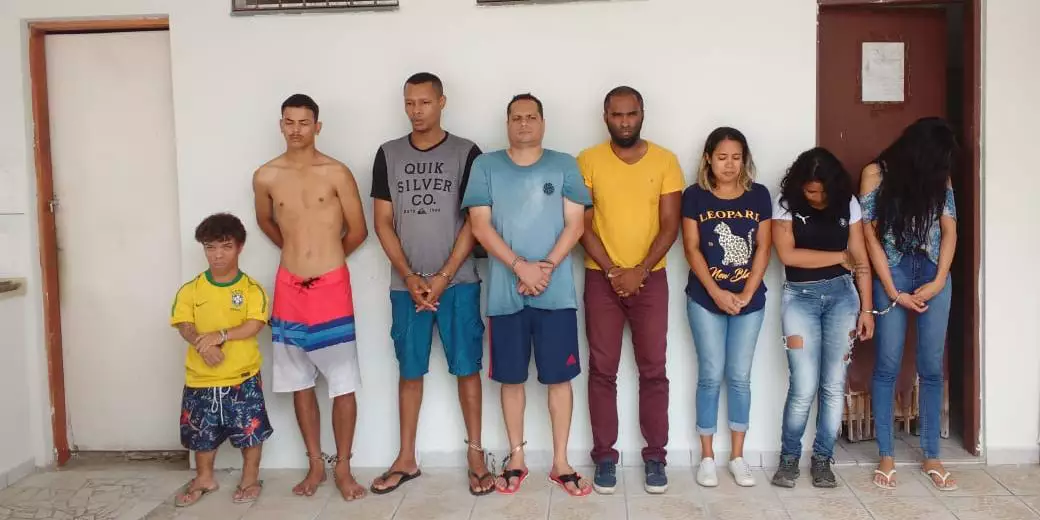
//> input picture 7º Periodo Computacao/Processamento de Imagens/programas/ex01/presos.png, 1040 x 520 px
$ ./main   (built with g++ and OpenCV 4)
//> lines starting //> are read from the running program, lines starting //| are printed output that depends on the picture; after the words box and inside, x2 and y2 are one past the last pixel; in counts of white or black regions, pixels touching at a corner belong together
//> further down, imagem is the input picture: 520 rows x 1040 cols, CV_8UC3; mean B, G, R 138.4, 144.9, 159.1
#include <opencv2/opencv.hpp>
#include <iostream>

using namespace std;
using namespace cv;


void reconhecer_faces(Mat imagem) {
  // 1º pessoa ✔
  rectangle(imagem, Point(245, 270), Point(195, 220), Scalar(0,255,0), 3, 8);
  // 2º pessoa ✔
  rectangle(imagem, Point(280, 150), Point(330, 100), Scalar(0,255,0), 3, 8);
  // 3º pessoa ✔
  rectangle(imagem, Point(400, 130), Point(450, 80), Scalar(0,255,0), 3, 8);
  // 4º pessoa ✔
  rectangle(imagem, Point(500, 150), Point(550, 100), Scalar(0,255,0), 3, 8);
  // 5º pessoa ✔
  rectangle(imagem, Point(600, 150), Point(650, 100), Scalar(0,255,0), 3, 8);
  // 6º pessoa ✔
  rectangle(imagem, Point(700, 180), Point(750, 130), Scalar(0,255,0), 3, 8);
  // 7º pessoa ✔
  rectangle(imagem, Point(795, 160), Point(845, 210), Scalar(0,255,0), 3, 8);
  // 8º pessoa ✔
  rectangle(imagem, Point(905, 130), Point(955, 180), Scalar(0,255,0), 3, 8);
}


void tampar_olhos(Mat imagem) {
  // 1º pessoa ✔
  line(imagem, Point(240, 250), Point(200,250), Scalar(0, 0, 0), 6, 8);
  // 2º pessoa ✔
  line(imagem, Point(285, 120), Point(310,120), Scalar(0, 0, 0), 6, 8);
//> imagem: 520 rows x 1040 cols, CV_8UC3; mean B, G, R 136.8, 146.8, 157
  // 3º pessoa ✔
  line(imagem, Point(405, 100), Point(445,100), Scalar(0, 0, 0), 6, 8);
  // 4º pessoa ✔
  line(imagem, Point(505, 120), Point(545,120), Scalar(0, 0, 0), 6, 8);
  // 5º pessoa ✔
  line(imagem, Point(610, 118), Point(640,118), Scalar(0, 0, 0), 6, 8);
  // 6º pessoa ✔
  line(imagem, Point(710, 160), Point(745,160), Scalar(0, 0, 0), 6, 8);
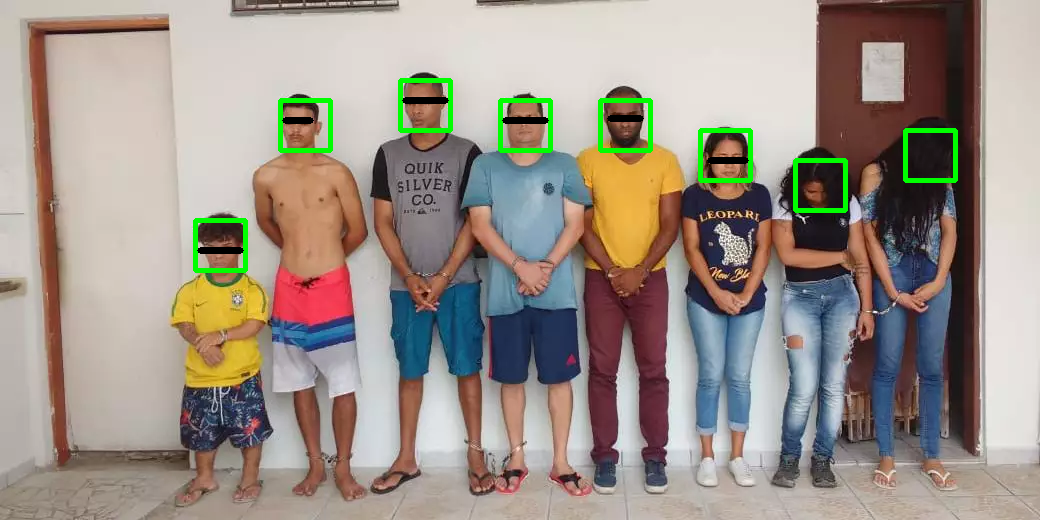
//> imagem: 520 rows x 1040 cols, CV_8UC3; mean B, G, R 136.6, 146.6, 156.7
  // 7º pessoa ✔
  line(imagem, Point(800, 190), Point(840,190), Scalar(0, 0, 0), 6, 8);
//> imagem: 520 rows x 1040 cols, CV_8UC3; 0.06% of pixels changed, all inside (x1, y1, x2, y2) = (797, 187, 844, 194)
}


void salvar_fotos(Mat imagem) {
  imwrite("presosmarcados.png", imagem);
  Mat imagem_gray = imread("presosmarcados.png", IMREAD_GRAYSCALE);
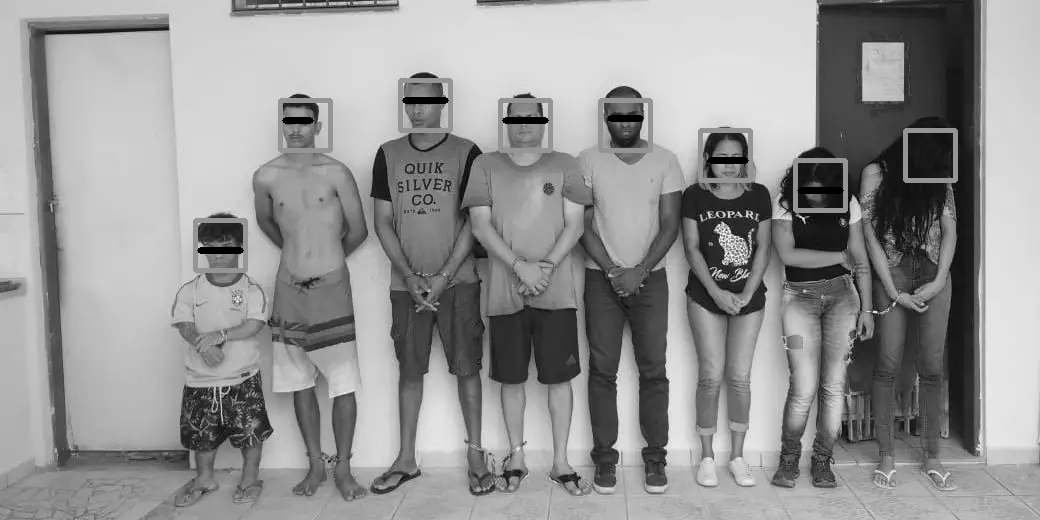
//> imagem_gray: 520 rows x 1040 cols, CV_8UC1; min 0, max 255, mean 147.9
  imwrite("presoswasted.png", imagem_gray);
}


int main() {
  Mat imagem;

  imagem = imread("presos.png", IMREAD_COLOR);

  if (!imagem.data) {
    cout << "Houve algum erro, tente novamente!";
    return 1;
  } else {
    reconhecer_faces(imagem);
    tampar_olhos(imagem);
    salvar_fotos(imagem);
    imshow("Presos", imagem);
    waitKey(0);
  }

  return 0;
}
